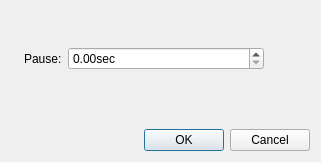
<?xml version="1.0" encoding="UTF-8"?>
<ui version="4.0">
 <class>SectionBreakProperties</class>
 <widget class="QDialog" name="SectionBreakProperties">
  <property name="geometry">
   <rect>
    <x>0</x>
    <y>0</y>
    <width>321</width>
    <height>162</height>
   </rect>
  </property>
  <property name="windowTitle">
   <string>MuseScore: Section Break Properties</string>
  </property>
  <layout class="QGridLayout" name="gridLayout">
   <item row="0" column="0" rowspan="4">
    <widget class="QLabel" name="label_3">
     <property name="sizePolicy">
      <sizepolicy hsizetype="Fixed" vsizetype="Ignored">
       <horstretch>0</horstretch>
       <verstretch>0</verstretch>
      </sizepolicy>
     </property>
     <property name="text">
      <string/>
     </property>
     <property name="pixmap">
      <pixmap resource="mscore.qrc">:/data/bg1.jpg</pixmap>
     </property>
    </widget>
   </item>
   <item row="0" column="1">
    <spacer name="verticalSpacer">
     <property name="orientation">
      <enum>Qt::Vertical</enum>
     </property>
     <property name="sizeType">
      <enum>QSizePolicy::Fixed</enum>
     </property>
     <property name="sizeHint" stdset="0">
      <size>
       <width>20</width>
       <height>30</height>
      </size>
     </property>
    </spacer>
   </item>
   <item row="1" column="1">
    <layout class="QFormLayout" name="formLayout">
     <item row="0" column="0">
      <widget class="QLabel" name="label">
       <property name="text">
        <string>Pause:</string>
       </property>
      </widget>
     </item>
     <item row="0" column="1">
      <widget class="QDoubleSpinBox" name="doubleSpinBox">
       <property name="sizePolicy">
        <sizepolicy hsizetype="Preferred" vsizetype="Fixed">
         <horstretch>0</horstretch>
         <verstretch>0</verstretch>
        </sizepolicy>
       </property>
       <property name="suffix">
        <string>sec</string>
       </property>
      </widget>
     </item>
    </layout>
   </item>
   <item row="1" column="2">
    <spacer name="horizontalSpacer">
     <property name="orientation">
      <enum>Qt::Horizontal</enum>
     </property>
     <property name="sizeType">
      <enum>QSizePolicy::Fixed</enum>
     </property>
     <property name="sizeHint" stdset="0">
      <size>
       <width>40</width>
       <height>20</height>
      </size>
     </property>
    </spacer>
   </item>
   <item row="2" column="1">
    <spacer name="verticalSpacer_2">
     <property name="orientation">
      <enum>Qt::Vertical</enum>
     </property>
     <property name="sizeHint" stdset="0">
      <size>
       <width>20</width>
       <height>41</height>
      </size>
     </property>
    </spacer>
   </item>
   <item row="3" column="1" colspan="2">
    <widget class="QDialogButtonBox" name="buttonBox">
     <property name="orientation">
      <enum>Qt::Horizontal</enum>
     </property>
     <property name="standardButtons">
      <set>QDialogButtonBox::Cancel|QDialogButtonBox::Ok</set>
     </property>
    </widget>
   </item>
  </layout>
 </widget>
 <resources>
  <include location="mscore.qrc"/>
 </resources>
 <connections>
  <connection>
   <sender>buttonBox</sender>
   <signal>accepted()</signal>
   <receiver>SectionBreakProperties</receiver>
   <slot>accept()</slot>
   <hints>
    <hint type="sourcelabel">
     <x>248</x>
     <y>254</y>
    </hint>
    <hint type="destinationlabel">
     <x>157</x>
     <y>274</y>
    </hint>
   </hints>
  </connection>
  <connection>
   <sender>buttonBox</sender>
   <signal>rejected()</signal>
   <receiver>SectionBreakProperties</receiver>
   <slot>reject()</slot>
   <hints>
    <hint type="sourcelabel">
     <x>316</x>
     <y>260</y>
    </hint>
    <hint type="destinationlabel">
     <x>286</x>
     <y>274</y>
    </hint>
   </hints>
  </connection>
 </connections>
</ui>
